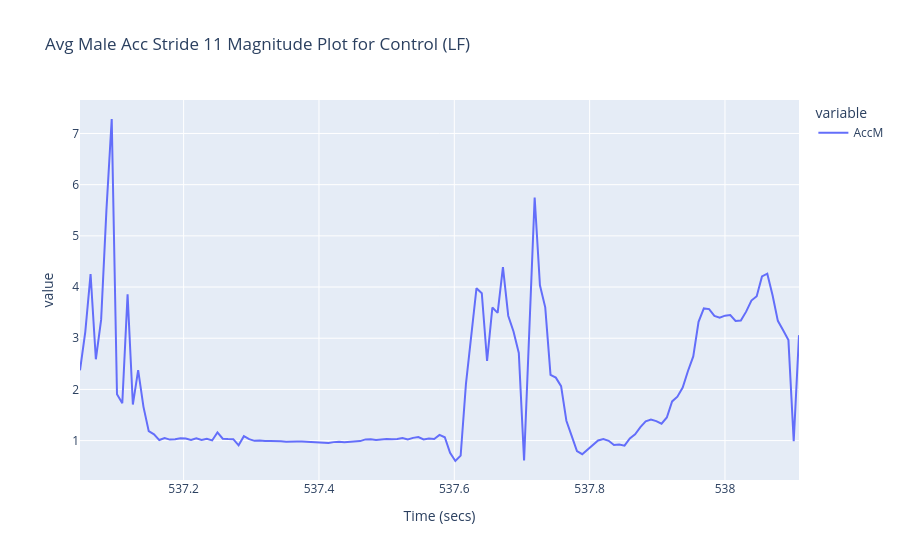
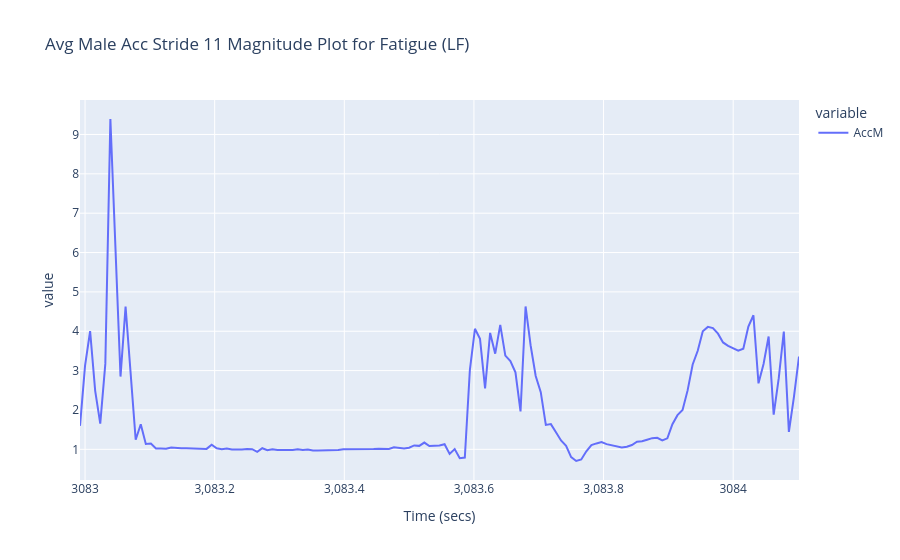
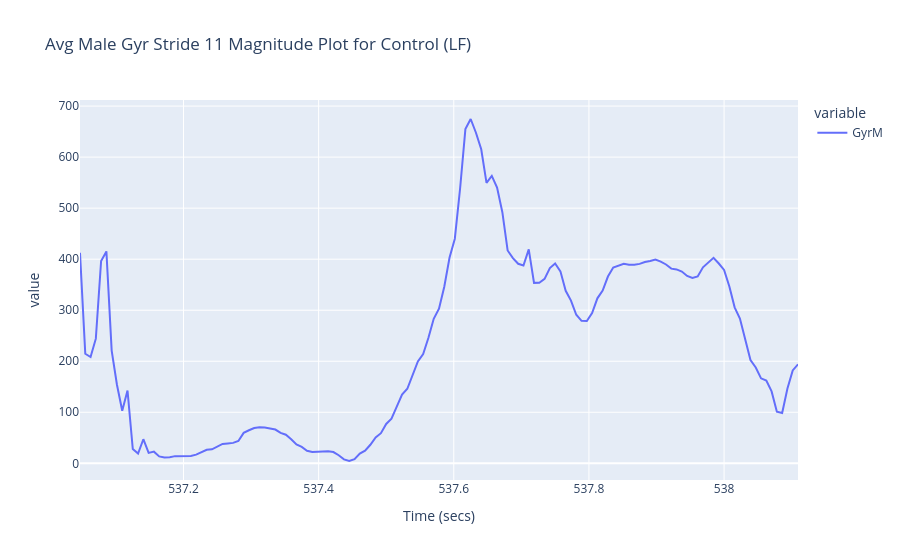
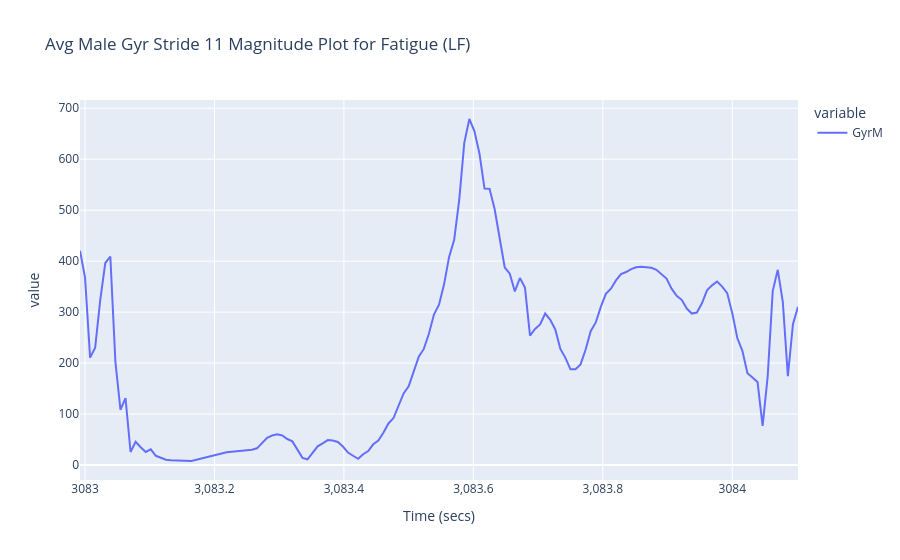

Source (notebook cell) for these figures, in order:
### Markdown cell above
Signals are very faint and nearly nonexistant across the fatigue states

### Code cell
fig = px.line(control_df_02.iloc[::downsample_factor], x='Time (secs)', y=["AccM"], title=f"Avg Male Acc Stride {stride_index+1} Magnitude Plot for Control ({sensor_location})")
fig.show()

fig = px.line(fatigue_df_02.iloc[::downsample_factor], x='Time (secs)', y=["AccM"], title=f"Avg Male Acc Stride {stride_index+1} Magnitude Plot for Fatigue ({sensor_location})")
fig.show()

fig = px.line(control_df_02.iloc[::downsample_factor], x='Time (secs)', y=["GyrM"], title=f"Avg Male Gyr Stride {stride_index+1} Magnitude Plot for Control ({sensor_location})")
fig.show()

fig = px.line(fatigue_df_02.iloc[::downsample_factor], x='Time (secs)', y=["GyrM"], title=f"Avg Male Gyr Stride {stride_index+1} Magnitude Plot for Fatigue ({sensor_location})")
fig.show()

### Figure 1 — Plotly figure (JSON) as saved in the notebook; plotly's stock layout.template omitted (floating-point values rounded to 4 significant figures; data arrays with more than 128 entries replaced by an {"elided": "..."} marker saying what was removed)
{"data": [{"hovertemplate": "variable=AccM<br>Time (secs)=%{x}<br>value=%{y}<extra></extra>", "legendgroup": "AccM", "line": {"color": "#636efa", "dash": "solid"}, "marker": {"symbol": "circle"}, "mode": "lines", "name": "AccM", "orientation": "v", "showlegend": true, "type": "scatter", "x": {"elided": "137 float values"}, "xaxis": "x", "y": {"elided": "137 float values"}, "yaxis": "y"}], "layout": {"legend": {"title": {"text": "variable"}, "tracegroupgap": 0}, "title": {"text": "Avg Male Acc Stride 11 Magnitude Plot for Control (LF)"}, "xaxis": {"anchor": "y", "domain": [0, 1], "title": {"text": "Time (secs)"}}, "yaxis": {"anchor": "x", "domain": [0, 1], "title": {"text": "value"}}}}

### Figure 2 — Plotly figure (JSON) as saved in the notebook; plotly's stock layout.template omitted (floating-point values rounded to 4 significant figures; data arrays with more than 128 entries replaced by an {"elided": "..."} marker saying what was removed)
{"data": [{"hovertemplate": "variable=AccM<br>Time (secs)=%{x}<br>value=%{y}<extra></extra>", "legendgroup": "AccM", "line": {"color": "#636efa", "dash": "solid"}, "marker": {"symbol": "circle"}, "mode": "lines", "name": "AccM", "orientation": "v", "showlegend": true, "type": "scatter", "x": {"elided": "143 float values"}, "xaxis": "x", "y": {"elided": "143 float values"}, "yaxis": "y"}], "layout": {"legend": {"title": {"text": "variable"}, "tracegroupgap": 0}, "title": {"text": "Avg Male Acc Stride 11 Magnitude Plot for Fatigue (LF)"}, "xaxis": {"anchor": "y", "domain": [0, 1], "title": {"text": "Time (secs)"}}, "yaxis": {"anchor": "x", "domain": [0, 1], "title": {"text": "value"}}}}

### Figure 3 — Plotly figure (JSON) as saved in the notebook; plotly's stock layout.template omitted (floating-point values rounded to 4 significant figures; data arrays with more than 128 entries replaced by an {"elided": "..."} marker saying what was removed)
{"data": [{"hovertemplate": "variable=GyrM<br>Time (secs)=%{x}<br>value=%{y}<extra></extra>", "legendgroup": "GyrM", "line": {"color": "#636efa", "dash": "solid"}, "marker": {"symbol": "circle"}, "mode": "lines", "name": "GyrM", "orientation": "v", "showlegend": true, "type": "scatter", "x": {"elided": "137 float values"}, "xaxis": "x", "y": {"elided": "137 float values"}, "yaxis": "y"}], "layout": {"legend": {"title": {"text": "variable"}, "tracegroupgap": 0}, "title": {"text": "Avg Male Gyr Stride 11 Magnitude Plot for Control (LF)"}, "xaxis": {"anchor": "y", "domain": [0, 1], "title": {"text": "Time (secs)"}}, "yaxis": {"anchor": "x", "domain": [0, 1], "title": {"text": "value"}}}}

### Figure 4 — Plotly figure (JSON) as saved in the notebook; plotly's stock layout.template omitted (floating-point values rounded to 4 significant figures; data arrays with more than 128 entries replaced by an {"elided": "..."} marker saying what was removed)
{"data": [{"hovertemplate": "variable=GyrM<br>Time (secs)=%{x}<br>value=%{y}<extra></extra>", "legendgroup": "GyrM", "line": {"color": "#636efa", "dash": "solid"}, "marker": {"symbol": "circle"}, "mode": "lines", "name": "GyrM", "orientation": "v", "showlegend": true, "type": "scatter", "x": {"elided": "143 float values"}, "xaxis": "x", "y": {"elided": "143 float values"}, "yaxis": "y"}], "layout": {"legend": {"title": {"text": "variable"}, "tracegroupgap": 0}, "title": {"text": "Avg Male Gyr Stride 11 Magnitude Plot for Fatigue (LF)"}, "xaxis": {"anchor": "y", "domain": [0, 1], "title": {"text": "Time (secs)"}}, "yaxis": {"anchor": "x", "domain": [0, 1], "title": {"text": "value"}}}}
